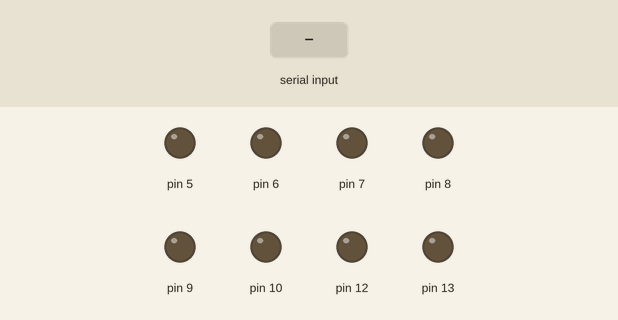
A sketch run on a simulated Arduino Uno, built with avr-gcc and run on an emulated ATmega328P. Shown: output pins drawn as LEDs (lit = HIGH). The test bench sets the inputs (shaded band).

Above: at 1.2 s.
1.3 s: "f" received over Serial
At 3.5 s:
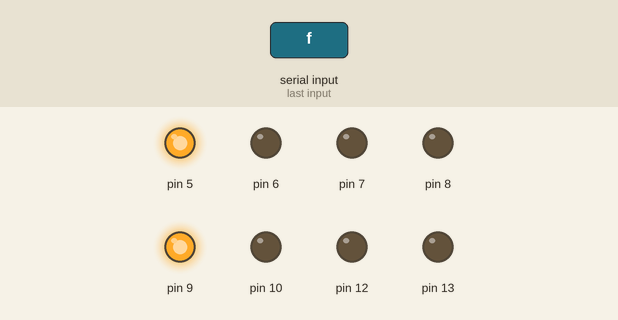
3.8 s: "b" received over Serial
At 5.4 s:
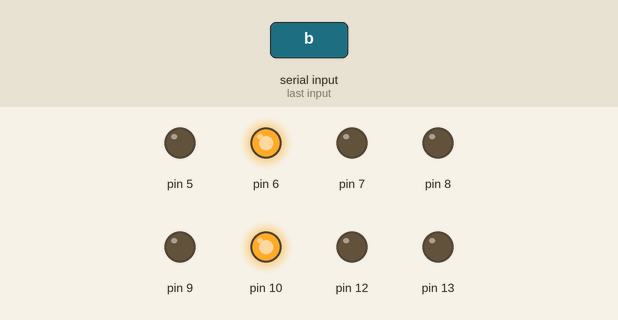
6.3 s: "l" received over Serial
At 8.5 s:
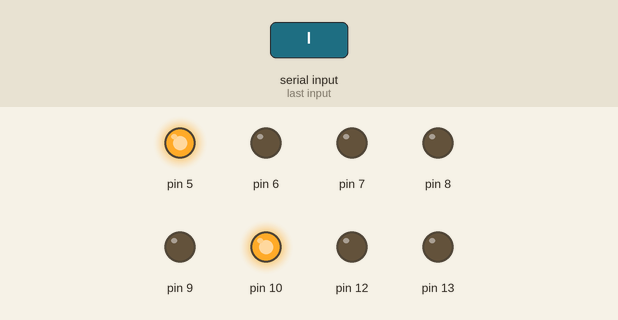
8.8 s: "r" received over Serial
At 10.4 s:
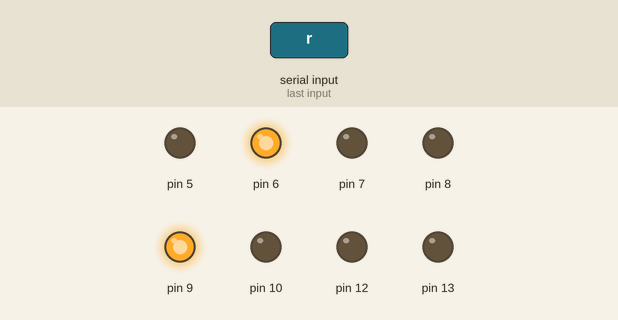
11.3 s: "f" received over Serial
At 11.42 s:
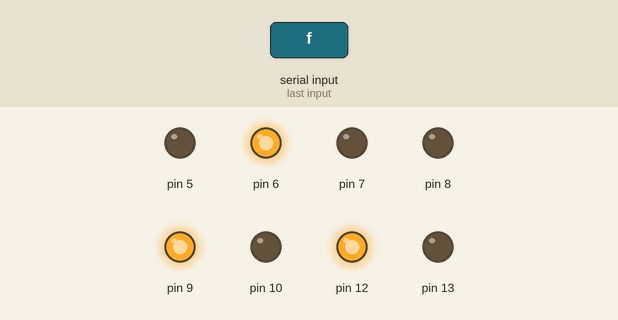
13.5 s: "s" received over Serial
At 14.4 s:
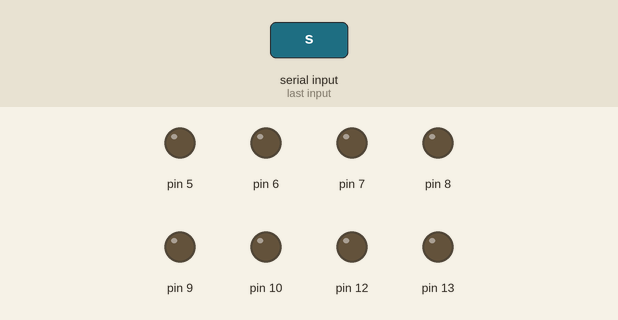
Timing chart, 0 to 16.0 s (numbered marks = the images above; inputs shaded):
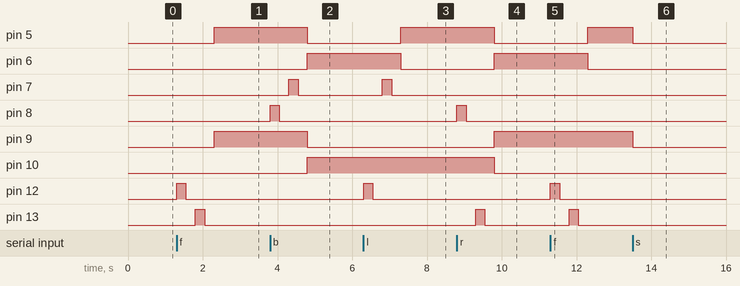

Measured:
- after the input at 1.3 s, pin 5, pin 9: LOW → HIGH after 1.0 s; pin 12: LOW → HIGH at once, → LOW 0.25 s later; pin 13: LOW → HIGH after 0.50 s, → LOW 0.25 s later
- after the input at 3.8 s, pin 5, pin 9: HIGH → LOW after 1.0 s; pin 6, pin 10: LOW → HIGH after 1.0 s; pin 7: LOW → HIGH after 0.50 s, → LOW 0.25 s later; pin 8: LOW → HIGH at once, → LOW 0.25 s later
- after the input at 6.3 s, pin 5: LOW → HIGH after 1.0 s; pin 6: HIGH → LOW after 1.0 s; pin 7: LOW → HIGH after 0.50 s, → LOW 0.25 s later; pin 12: LOW → HIGH at once, → LOW 0.25 s later
- after the input at 8.8 s, pin 5, pin 10: HIGH → LOW after 1.0 s; pin 6, pin 9: LOW → HIGH after 1.0 s; pin 8: LOW → HIGH at once, → LOW 0.25 s later; pin 13: LOW → HIGH after 0.50 s, → LOW 0.25 s later
- after the input at 11.3 s, pin 5: LOW → HIGH after 1.0 s; pin 6: HIGH → LOW after 1.0 s; pin 12: LOW → HIGH at once, → LOW 0.25 s later; pin 13: LOW → HIGH after 0.50 s, → LOW 0.25 s later
- after the input at 13.5 s, pin 5, pin 9: HIGH → LOW at once

The sketch:

7.4classwork_fengzhan.ino
```cpp
void forward(){
  digitalWrite(5,HIGH);
  digitalWrite(6,LOW);
  digitalWrite(9,HIGH);
  digitalWrite(10,LOW);
}
void backward(){
  digitalWrite(6,HIGH);
  digitalWrite(5,LOW);
  digitalWrite(10,HIGH);
  digitalWrite(9,LOW);
}
void left(){
  digitalWrite(5,HIGH);
  digitalWrite(6,LOW);
  digitalWrite(10,HIGH);
  digitalWrite(9,LOW);
}
void right(){
  digitalWrite(6,HIGH);
  digitalWrite(5,LOW);
  digitalWrite(9,HIGH);
  digitalWrite(10,LOW);
}
void stop(){
  digitalWrite(5,LOW);
  digitalWrite(6,LOW);
  digitalWrite(9,LOW);
  digitalWrite(10,LOW);
}
void dot(int pin){
  digitalWrite(pin,HIGH);
  delay(250);
  digitalWrite(pin,LOW);
  delay(250);
}
void setup(){
  pinMode(5,OUTPUT);
  pinMode(6,OUTPUT);
  pinMode(7,OUTPUT);
  pinMode(8,OUTPUT);
  pinMode(9,OUTPUT);
  pinMode(10,OUTPUT);
  pinMode(12,OUTPUT);
  pinMode(13,OUTPUT);
  Serial.begin(9600);
}
int income=0;
void loop(){
  if(Serial.available()>0){
    income=Serial.read();
    switch(income){
      case 'f':dot(12);dot(13);forward();break;
      case 'b':dot(8);dot(7);backward();break;
      case 'l':dot(12);dot(7);left();break;
      case 'r':dot(8);dot(13);right();break;
      case 's':stop();break;
      default: break;
    }
  }
}


  
```
